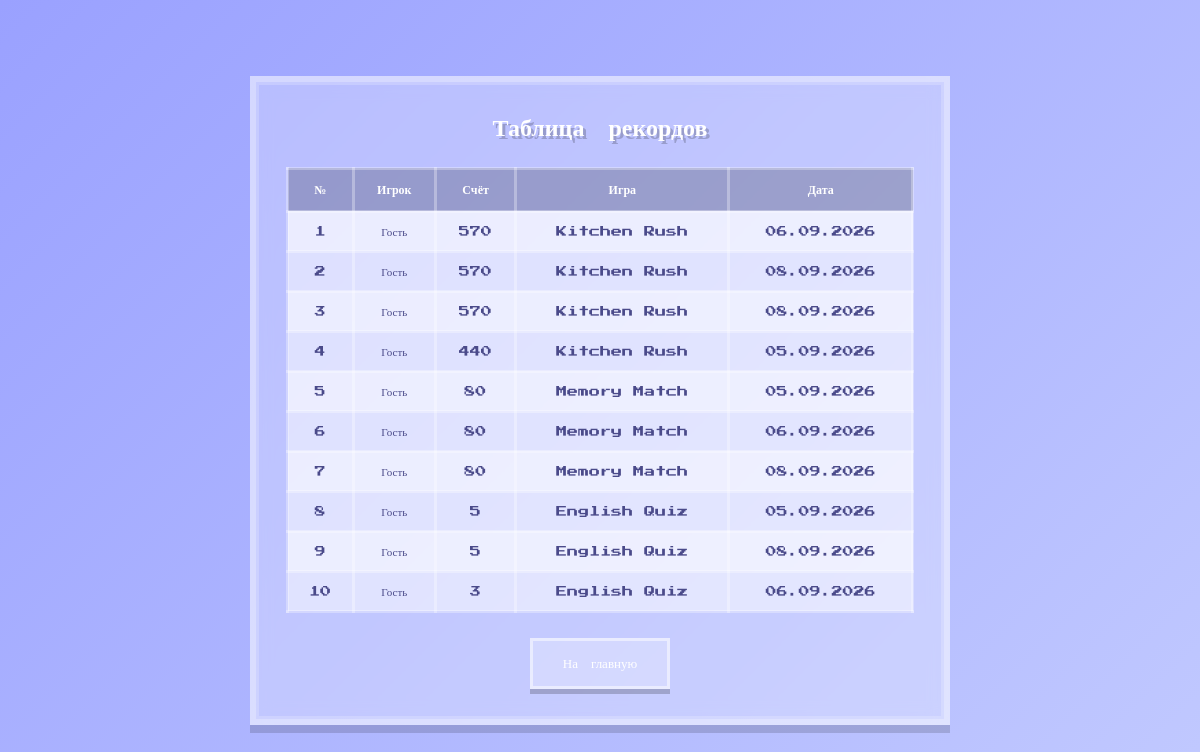
The page /scores/ on the database its author committed.
### games/models.py (models this page shows, shortened)
class GameScore(models.Model):
    GAME_CHOICES = [
        ('memory', 'Memory Match'),
        ('quiz', 'English Quiz'),
        ('kitchen', 'Kitchen Rush'),
    ]
    player_name = models.CharField(max_length=50, verbose_name="Имя игрока", default="Гость")
    score = models.IntegerField(verbose_name="Очки")
    game = models.CharField(max_length=20, choices=GAME_CHOICES, verbose_name="Игра")
    created_at = models.DateTimeField(auto_now_add=True, verbose_name="Дата")
    class Meta:
        ordering = ['-score']
        verbose_name = "Рекорд"
        verbose_name_plural = "Рекорды"

### games/views.py (the view)
# urls.py: path('scores/', views.scores_page, name='scores'),
def scores_page(request):
    scores = GameScore.objects.all()[:20]
    return render(request, 'games/scores.html', {'scores': scores})

### games/templates/games/scores.html (shortened to what this page needs)
{% load static %}
<!DOCTYPE html>
<html lang="ru">
<head>
</head>
<body>
    <div class="scores-container">
        <h1 class="scores-title">Таблица рекордов</h1>
        {% if scores %}
        <table class="scores-table">
            <thead>
                <tr>
                    <th>№</th>
                    <th>Игрок</th>
                    <th>Счёт</th>
                    <th>Игра</th>
                    <th>Дата</th>
                </tr>
            </thead>
            <tbody>
                {% for score in scores %}
                <tr>
                    <td>{{ forloop.counter }}</td>
                    <td>{{ score.player_name }}</td>
                    <td>{{ score.score }}</td>
                    <td>{{ score.get_game_display }}</td>
                    <td>{{ score.created_at|date:"d.m.Y" }}</td>
                </tr>
                {% endfor %}
            </tbody>
        </table>
        {% else %}
        <p class="empty-message">Пока нет рекордов.<br>Сыграйте в игру!</p>
        {% endif %}
        <a href="{% url 'index' %}" class="back-btn">На главную</a>
    </div>
</body>
</html>

### games/templates/games/scores.html (style rules this page uses)
* { margin: 0; padding: 0; box-sizing: border-box; }
body { background: linear-gradient(135deg, #9aa1ff, #c1c9ff); min-height: 100vh; display: flex; justify-content: center; align-items: center; font-family: 'Press Start 2P', cursive; image-rendering: pixelated; }
.scores-container { background: rgba(255, 255, 255, 0.25); backdrop-filter: blur(10px); border: 6px solid rgba(255, 255, 255, 0.4); padding: 30px; width: 700px; box-shadow: inset 0 0 0 3px rgba(255, 255, 255, 0.2), 0 8px 0 rgba(0, 0, 0, 0.15); text-align: center; }
.scores-title { font-size: 24px; color: #fff; text-shadow: 3px 3px 0 rgba(0, 0, 0, 0.2); margin-bottom: 25px; }
.scores-table { width: 100%; border-collapse: collapse; margin-bottom: 25px; }
.scores-table th { background: rgba(0, 0, 0, 0.2); color: #fff; padding: 12px; font-size: 12px; border: 3px solid rgba(255, 255, 255, 0.3); }
.scores-table td { background: rgba(255, 255, 255, 0.7); color: #4a4a8a; padding: 12px; font-size: 11px; border: 3px solid rgba(255, 255, 255, 0.3); }
.scores-table tr:nth-child(even) td { background: rgba(255, 255, 255, 0.5); }
.back-btn { display: inline-block; padding: 14px 30px; background: rgba(255, 255, 255, 0.25); border: 3px solid rgba(255, 255, 255, 0.5); color: #fff; font-size: 13px; text-decoration: none; box-shadow: 0 5px 0 rgba(0, 0, 0, 0.2); transition: all 0.2s; image-rendering: pixelated; }

### rows shown on the page
GameScore: player_name "Гость", score "570", game "Kitchen Rush", created_at "06.09.2026"
GameScore: player_name "Гость", score "570", game "Kitchen Rush", created_at "08.09.2026"
GameScore: player_name "Гость", score "570", game "Kitchen Rush", created_at "08.09.2026"
GameScore: player_name "Гость", score "440", game "Kitchen Rush", created_at "05.09.2026"
GameScore: player_name "Гость", score "80", game "Memory Match", created_at "05.09.2026"
GameScore: player_name "Гость", score "80", game "Memory Match", created_at "06.09.2026"
GameScore: player_name "Гость", score "80", game "Memory Match", created_at "08.09.2026"
GameScore: player_name "Гость", score "5", game "English Quiz", created_at "05.09.2026"
GameScore: player_name "Гость", score "5", game "English Quiz", created_at "08.09.2026"
GameScore: player_name "Гость", score "3", game "English Quiz", created_at "06.09.2026"
